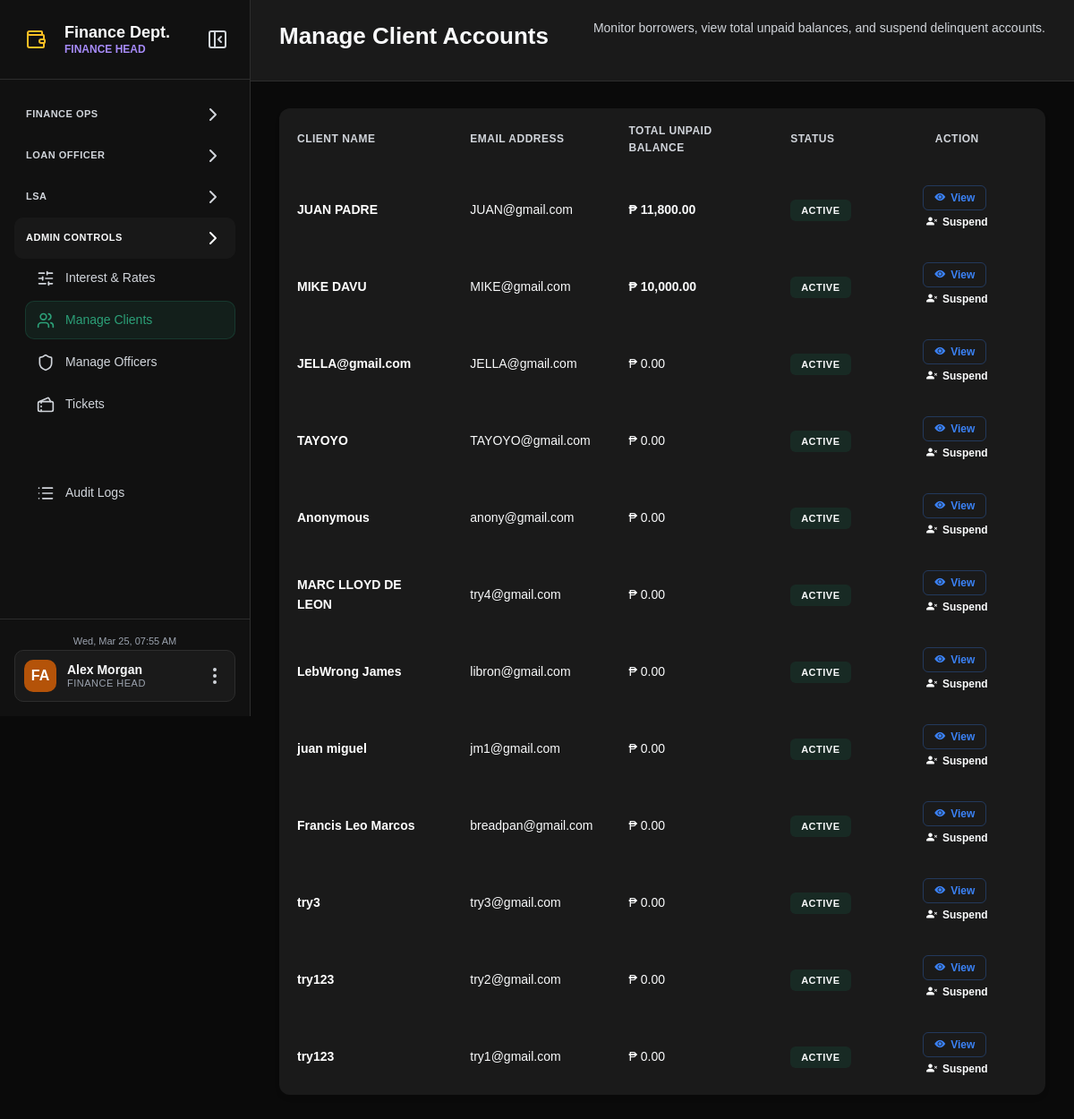
Before: /FINANCE/manage_clients.php (signed in) with the older database file.
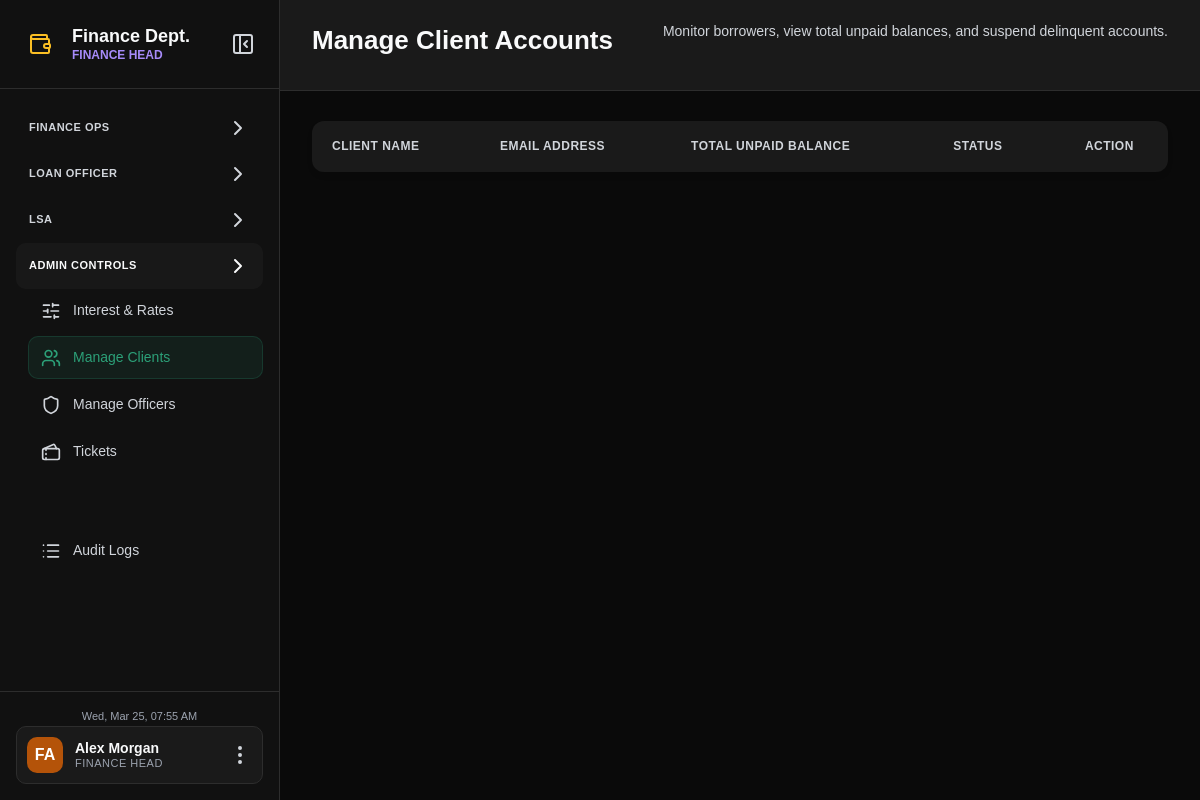
After: the same page with the newer database file.
### tables this page shows
CREATE TABLE `users` (
  `id` int(11) NOT NULL,
  `fullname` varchar(100) DEFAULT NULL,
  `profile_pic` varchar(255) DEFAULT NULL,
  `phone` varchar(20) DEFAULT NULL,
  `email` varchar(100) DEFAULT NULL,
  `password` varchar(255) DEFAULT NULL,
  `created_at` timestamp NOT NULL DEFAULT current_timestamp(),
  `account_status` varchar(50) DEFAULT 'ACTIVE',
  `login_attempts` int(11) DEFAULT 0,
  `locked_until` datetime DEFAULT NULL,
  `otp_code` varchar(10) DEFAULT NULL,
  `otp_expiry` datetime DEFAULT NULL,
  `dob` date DEFAULT NULL,
  `gender` varchar(20) DEFAULT NULL,
  `occupation` varchar(100) DEFAULT NULL,
  `address` text DEFAULT NULL
);

### FINANCE/manage_clients.php (the view, shortened to what this page needs)
<?php
require_once __DIR__ . '/includes/session_checker.php';
$stmt = $pdo->query("
    SELECT u.id, u.fullname, u.email, u.phone, u.account_status,
           COALESCE(SUM(l.outstanding), 0) as total_debt
    FROM users u
    LEFT JOIN loans l ON u.id = l.user_id AND l.status = 'ACTIVE'
    GROUP BY u.id
    ORDER BY total_debt DESC, u.id DESC
");
$clients = $stmt->fetchAll(PDO::FETCH_ASSOC);
?>
<!DOCTYPE html>
<html lang="en">
<head>
    <link rel="stylesheet" href="https://cdn.jsdelivr.net/npm/bootstrap-icons@1.11.1/font/bootstrap-icons.css">
    <link rel="stylesheet" href="assets/css/global.css">
    <link rel="stylesheet" href="assets/css/manage_clients.css">
</head>
<body>
    <?php include 'includes/sidebar.php'; ?>
    <div class="main-content">
        <div class="page-header">
            <h1>Manage Client Accounts</h1>
            <p>Monitor borrowers, view total unpaid balances, and suspend delinquent accounts.</p>
        </div>
        <div class="content-card">
            <table>
                <thead>
                    <tr>
                        <th>Client Name</th>
                        <th>Email Address</th>
                        <th>Total Unpaid Balance</th>
                        <th>Status</th>
                        <th style="text-align:center;">Action</th>
                    </tr>
                </thead>
                <tbody>
                    <?php foreach($clients as $row): ?>
                    <tr>
                        <td style="color:#fff; font-weight:bold;"><?= htmlspecialchars($row['fullname']) ?></td>
                        <td><?= htmlspecialchars($row['email']) ?></td>
                        <td class="<?= $row['total_debt'] > 0 ? 'debt-val' : '' ?>">
                            ₱ <?= number_format($row['total_debt'], 2) ?>
                        </td>
                        <td>
                            <?php if($row['account_status'] === 'ACTIVE'): ?>
                                <span class="badge-active">ACTIVE</span>
                            <?php else: ?>
                                <span class="badge-suspended">SUSPENDED</span>
                            <?php endif; ?>
                        </td>
                        <td style="text-align:center;">
                            <button class="btn-action btn-view" style="margin-right: 5px; color: #3b82f6; border-color: rgba(59,130,246,0.3);"
                                onclick="viewClient(<?= $row['id'] ?>, '<?= addslashes($row['fullname']) ?>', '<?= addslashes($row['email']) ?>', '<?= addslashes($row['phone'] ?? 'N/A') ?>')">
                                <i class="bi bi-eye-fill"></i> View
                            </button>
                            <form method="POST" style="display:inline;" onsubmit="return confirmAction('<?= $row['account_status'] ?>', '<?= addslashes($row['fullname']) ?>')">
                                <?php if($row['account_status'] === 'ACTIVE'): ?>
                                    <button type="submit" class="btn-action btn-suspend"><i class="bi bi-person-x-fill"></i> Suspend</button>
                                <?php else: ?>
                                    <input type="hidden" name="new_status" value="ACTIVE">
                                    <button type="submit" class="btn-action btn-activate"><i class="bi bi-person-check-fill"></i> Activate</button>
                                <?php endif; ?>
                            </form>
                        </td>
                    </tr>
                    <?php endforeach; ?>
                </tbody>
            </table>
        </div>
    </div>
</body>
</html>

Changed rows visible on the page:
removed users: fullname "JUAN PADRE", email "JUAN@gmail.com", total_debt "11,800.00", account_status "ACTIVE"
removed users: fullname "MIKE DAVU", email "MIKE@gmail.com", total_debt "10,000.00", account_status "ACTIVE"
removed users: fullname "JELLA@gmail.com", email "JELLA@gmail.com", total_debt "0.00", account_status "ACTIVE"
removed users: fullname "TAYOYO", email "TAYOYO@gmail.com", total_debt "0.00", account_status "ACTIVE"
removed users: fullname "Anonymous", email "anony@gmail.com", total_debt "0.00", account_status "ACTIVE"
removed users: fullname "MARC LLOYD DE LEON", email "try4@gmail.com", total_debt "0.00", account_status "ACTIVE"
removed users: fullname "LebWrong James", email "libron@gmail.com", total_debt "0.00", account_status "ACTIVE"
removed users: fullname "juan miguel", email "jm1@gmail.com", total_debt "0.00", account_status "ACTIVE"
removed users: fullname "Francis Leo Marcos", email "breadpan@gmail.com", total_debt "0.00", account_status "ACTIVE"
removed users: fullname "try3", email "try3@gmail.com", total_debt "0.00", account_status "ACTIVE"
removed users: fullname "try123", email "try2@gmail.com", total_debt "0.00", account_status "ACTIVE"
removed users: fullname "try123", email "try1@gmail.com", total_debt "0.00", account_status "ACTIVE"
